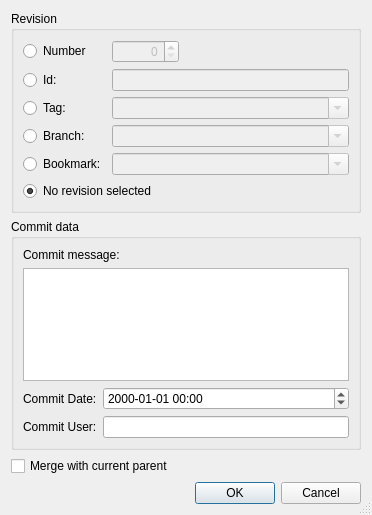
<?xml version="1.0" encoding="UTF-8"?>
<ui version="4.0">
 <class>HgBackoutDialog</class>
 <widget class="QDialog" name="HgBackoutDialog">
  <property name="geometry">
   <rect>
    <x>0</x>
    <y>0</y>
    <width>372</width>
    <height>515</height>
   </rect>
  </property>
  <property name="windowTitle">
   <string>Mercurial Revision</string>
  </property>
  <property name="sizeGripEnabled">
   <bool>true</bool>
  </property>
  <layout class="QVBoxLayout" name="verticalLayout_2">
   <item>
    <widget class="QGroupBox" name="revisionGroup">
     <property name="title">
      <string>Revision</string>
     </property>
     <layout class="QGridLayout" name="gridLayout">
      <item row="0" column="0">
       <widget class="QRadioButton" name="numberButton">
        <property name="toolTip">
         <string>Select to specify a revision by number</string>
        </property>
        <property name="text">
         <string>Number</string>
        </property>
       </widget>
      </item>
      <item row="0" column="1">
       <widget class="QSpinBox" name="numberSpinBox">
        <property name="enabled">
         <bool>false</bool>
        </property>
        <property name="toolTip">
         <string>Enter a revision number</string>
        </property>
        <property name="alignment">
         <set>Qt::AlignRight</set>
        </property>
        <property name="maximum">
         <number>999999999</number>
        </property>
       </widget>
      </item>
      <item row="0" column="2">
       <spacer name="spacer">
        <property name="orientation">
         <enum>Qt::Horizontal</enum>
        </property>
        <property name="sizeHint" stdset="0">
         <size>
          <width>158</width>
          <height>20</height>
         </size>
        </property>
       </spacer>
      </item>
      <item row="1" column="0">
       <widget class="QRadioButton" name="idButton">
        <property name="toolTip">
         <string>Select to specify a revision by changeset id</string>
        </property>
        <property name="text">
         <string>Id:</string>
        </property>
       </widget>
      </item>
      <item row="1" column="1" colspan="2">
       <widget class="QLineEdit" name="idEdit">
        <property name="enabled">
         <bool>false</bool>
        </property>
        <property name="toolTip">
         <string>Enter a changeset id</string>
        </property>
       </widget>
      </item>
      <item row="2" column="0">
       <widget class="QRadioButton" name="tagButton">
        <property name="toolTip">
         <string>Select to specify a revision by a tag</string>
        </property>
        <property name="text">
         <string>Tag:</string>
        </property>
       </widget>
      </item>
      <item row="2" column="1" colspan="2">
       <widget class="QComboBox" name="tagCombo">
        <property name="enabled">
         <bool>false</bool>
        </property>
        <property name="sizePolicy">
         <sizepolicy hsizetype="Expanding" vsizetype="Fixed">
          <horstretch>0</horstretch>
          <verstretch>0</verstretch>
         </sizepolicy>
        </property>
        <property name="toolTip">
         <string>Enter a tag name</string>
        </property>
        <property name="editable">
         <bool>true</bool>
        </property>
       </widget>
      </item>
      <item row="3" column="0">
       <widget class="QRadioButton" name="branchButton">
        <property name="toolTip">
         <string>Select to specify a revision by a branch</string>
        </property>
        <property name="text">
         <string>Branch:</string>
        </property>
       </widget>
      </item>
      <item row="3" column="1" colspan="2">
       <widget class="QComboBox" name="branchCombo">
        <property name="enabled">
         <bool>false</bool>
        </property>
        <property name="sizePolicy">
         <sizepolicy hsizetype="Expanding" vsizetype="Fixed">
          <horstretch>0</horstretch>
          <verstretch>0</verstretch>
         </sizepolicy>
        </property>
        <property name="toolTip">
         <string>Enter a branch name</string>
        </property>
        <property name="editable">
         <bool>true</bool>
        </property>
       </widget>
      </item>
      <item row="4" column="0">
       <widget class="QRadioButton" name="bookmarkButton">
        <property name="toolTip">
         <string>Select to specify a revision by a bookmark</string>
        </property>
        <property name="text">
         <string>Bookmark:</string>
        </property>
       </widget>
      </item>
      <item row="4" column="1" colspan="2">
       <widget class="QComboBox" name="bookmarkCombo">
        <property name="enabled">
         <bool>false</bool>
        </property>
        <property name="sizePolicy">
         <sizepolicy hsizetype="Expanding" vsizetype="Fixed">
          <horstretch>0</horstretch>
          <verstretch>0</verstretch>
         </sizepolicy>
        </property>
        <property name="toolTip">
         <string>Enter a bookmark name</string>
        </property>
        <property name="editable">
         <bool>true</bool>
        </property>
       </widget>
      </item>
      <item row="5" column="0" colspan="2">
       <widget class="QRadioButton" name="noneButton">
        <property name="toolTip">
         <string>Select to not specify a specific revision</string>
        </property>
        <property name="text">
         <string>No revision selected</string>
        </property>
        <property name="checked">
         <bool>true</bool>
        </property>
       </widget>
      </item>
     </layout>
    </widget>
   </item>
   <item>
    <widget class="QGroupBox" name="groupBox_2">
     <property name="title">
      <string>Commit data</string>
     </property>
     <layout class="QVBoxLayout" name="verticalLayout">
      <item>
       <widget class="QLabel" name="label_3">
        <property name="text">
         <string>Commit message:</string>
        </property>
       </widget>
      </item>
      <item>
       <widget class="QPlainTextEdit" name="messageEdit">
        <property name="toolTip">
         <string>Enter the commit message or leave empty to use the default one</string>
        </property>
        <property name="tabChangesFocus">
         <bool>true</bool>
        </property>
       </widget>
      </item>
      <item>
       <layout class="QGridLayout" name="gridLayout_2">
        <item row="0" column="0">
         <widget class="QLabel" name="label">
          <property name="text">
           <string>Commit Date:</string>
          </property>
         </widget>
        </item>
        <item row="0" column="1">
         <widget class="QDateTimeEdit" name="dateEdit">
          <property name="toolTip">
           <string>Enter optional date for the commit</string>
          </property>
          <property name="displayFormat">
           <string notr="true">yyyy-MM-dd HH:mm</string>
          </property>
          <property name="calendarPopup">
           <bool>false</bool>
          </property>
         </widget>
        </item>
        <item row="1" column="0">
         <widget class="QLabel" name="label_2">
          <property name="text">
           <string>Commit User:</string>
          </property>
         </widget>
        </item>
        <item row="1" column="1">
         <widget class="QLineEdit" name="userEdit">
          <property name="toolTip">
           <string>Enter optional user for the commit</string>
          </property>
         </widget>
        </item>
       </layout>
      </item>
     </layout>
    </widget>
   </item>
   <item>
    <widget class="QCheckBox" name="mergeCheckBox">
     <property name="toolTip">
      <string>Select to merge with parent of the project directory</string>
     </property>
     <property name="text">
      <string>Merge with current parent</string>
     </property>
    </widget>
   </item>
   <item>
    <widget class="QDialogButtonBox" name="buttonBox">
     <property name="orientation">
      <enum>Qt::Horizontal</enum>
     </property>
     <property name="standardButtons">
      <set>QDialogButtonBox::Cancel|QDialogButtonBox::Ok</set>
     </property>
    </widget>
   </item>
  </layout>
 </widget>
 <tabstops>
  <tabstop>numberButton</tabstop>
  <tabstop>numberSpinBox</tabstop>
  <tabstop>idButton</tabstop>
  <tabstop>idEdit</tabstop>
  <tabstop>tagButton</tabstop>
  <tabstop>tagCombo</tabstop>
  <tabstop>branchButton</tabstop>
  <tabstop>branchCombo</tabstop>
  <tabstop>bookmarkButton</tabstop>
  <tabstop>bookmarkCombo</tabstop>
  <tabstop>noneButton</tabstop>
  <tabstop>messageEdit</tabstop>
  <tabstop>dateEdit</tabstop>
  <tabstop>userEdit</tabstop>
  <tabstop>mergeCheckBox</tabstop>
  <tabstop>buttonBox</tabstop>
 </tabstops>
 <resources/>
 <connections>
  <connection>
   <sender>buttonBox</sender>
   <signal>accepted()</signal>
   <receiver>HgBackoutDialog</receiver>
   <slot>accept()</slot>
   <hints>
    <hint type="sourcelabel">
     <x>261</x>
     <y>450</y>
    </hint>
    <hint type="destinationlabel">
     <x>157</x>
     <y>224</y>
    </hint>
   </hints>
  </connection>
  <connection>
   <sender>buttonBox</sender>
   <signal>rejected()</signal>
   <receiver>HgBackoutDialog</receiver>
   <slot>reject()</slot>
   <hints>
    <hint type="sourcelabel">
     <x>329</x>
     <y>450</y>
    </hint>
    <hint type="destinationlabel">
     <x>286</x>
     <y>224</y>
    </hint>
   </hints>
  </connection>
  <connection>
   <sender>numberButton</sender>
   <signal>toggled(bool)</signal>
   <receiver>numberSpinBox</receiver>
   <slot>setEnabled(bool)</slot>
   <hints>
    <hint type="sourcelabel">
     <x>48</x>
     <y>42</y>
    </hint>
    <hint type="destinationlabel">
     <x>113</x>
     <y>43</y>
    </hint>
   </hints>
  </connection>
  <connection>
   <sender>idButton</sender>
   <signal>toggled(bool)</signal>
   <receiver>idEdit</receiver>
   <slot>setEnabled(bool)</slot>
   <hints>
    <hint type="sourcelabel">
     <x>38</x>
     <y>76</y>
    </hint>
    <hint type="destinationlabel">
     <x>125</x>
     <y>75</y>
    </hint>
   </hints>
  </connection>
  <connection>
   <sender>tagButton</sender>
   <signal>toggled(bool)</signal>
   <receiver>tagCombo</receiver>
   <slot>setEnabled(bool)</slot>
   <hints>
    <hint type="sourcelabel">
     <x>52</x>
     <y>104</y>
    </hint>
    <hint type="destinationlabel">
     <x>124</x>
     <y>99</y>
    </hint>
   </hints>
  </connection>
  <connection>
   <sender>branchButton</sender>
   <signal>toggled(bool)</signal>
   <receiver>branchCombo</receiver>
   <slot>setEnabled(bool)</slot>
   <hints>
    <hint type="sourcelabel">
     <x>71</x>
     <y>127</y>
    </hint>
    <hint type="destinationlabel">
     <x>123</x>
     <y>130</y>
    </hint>
   </hints>
  </connection>
  <connection>
   <sender>bookmarkButton</sender>
   <signal>toggled(bool)</signal>
   <receiver>bookmarkCombo</receiver>
   <slot>setEnabled(bool)</slot>
   <hints>
    <hint type="sourcelabel">
     <x>57</x>
     <y>147</y>
    </hint>
    <hint type="destinationlabel">
     <x>116</x>
     <y>147</y>
    </hint>
   </hints>
  </connection>
 </connections>
</ui>
